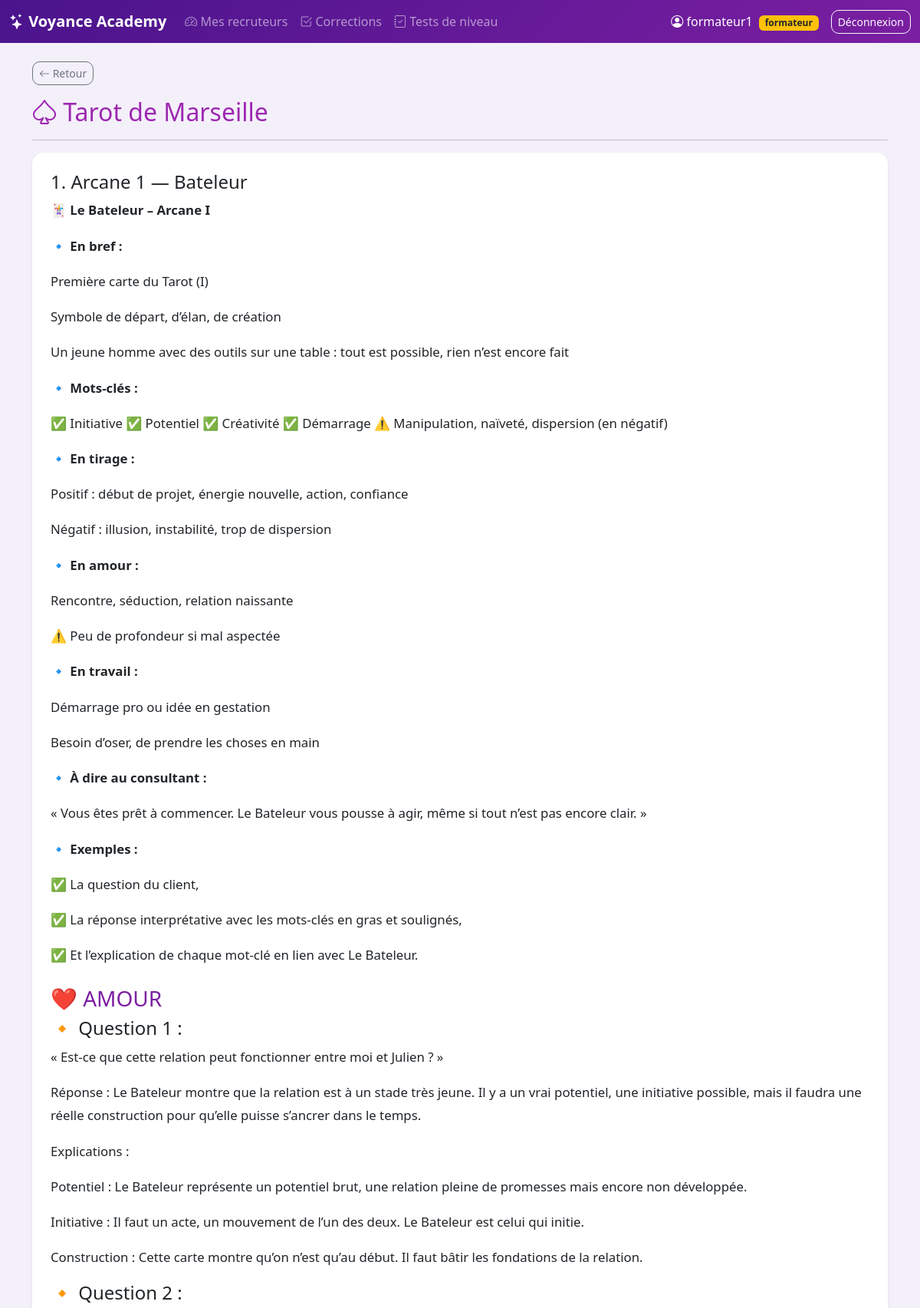
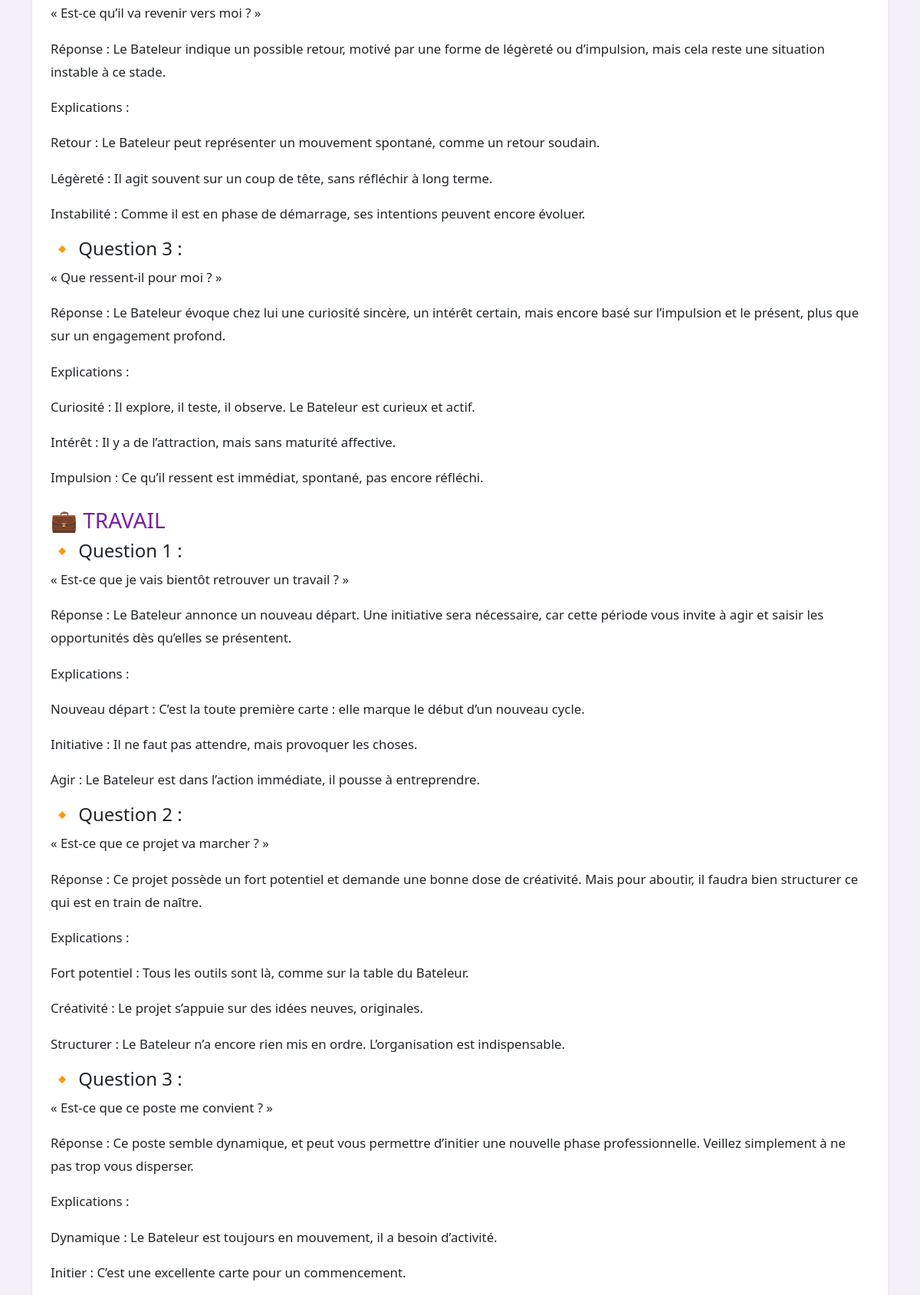
The page /formation/3 (signed in, upper part) on the database its author committed (2 pictures, top to bottom).
### models.py (models this page shows)
class User(UserMixin, db.Model):
    __tablename__ = 'users'
    id = db.Column(db.Integer, primary_key=True)
    username = db.Column(db.String(80), unique=True, nullable=False)
    email = db.Column(db.String(120), unique=True, nullable=False)
    password = db.Column(db.String(200), nullable=False)
    role = db.Column(db.String(20), default='recruteur')
    formateur_id = db.Column(db.Integer, db.ForeignKey('users.id'), nullable=True)
    actif = db.Column(db.Boolean, default=True)
    created_at = db.Column(db.DateTime, default=datetime.utcnow)
    formateur = db.relationship('User', remote_side=[id], backref='recruteurs')
    tentatives = db.relationship('Tentative', backref='user', lazy=True)
    reponses_exercices = db.relationship('ReponseExercice', backref='user', lazy=True)
    cartes_validees = db.relationship('CarteValidee', backref='user', lazy=True,
                                     cascade='all, delete-orphan')

class Theme(db.Model):
    __tablename__ = 'themes'
    id = db.Column(db.Integer, primary_key=True)
    nom = db.Column(db.String(100), unique=True, nullable=False)
    description = db.Column(db.Text)
    icone = db.Column(db.String(50), default='bi-book')
    couleur = db.Column(db.String(20), default='#6f42c1')
    created_at = db.Column(db.DateTime, default=datetime.utcnow)
    formations = db.relationship('Formation', backref='theme', lazy=True,
                                 cascade='all, delete-orphan')
    questions = db.relationship('Question', backref='theme', lazy=True,
                                cascade='all, delete-orphan')
    exercices = db.relationship('Exercice', backref='theme', lazy=True,
                                cascade='all, delete-orphan')

class Formation(db.Model):
    __tablename__ = 'formations'
    id = db.Column(db.Integer, primary_key=True)
    titre = db.Column(db.String(200), nullable=False)
    contenu = db.Column(db.Text, nullable=False)
    image = db.Column(db.String(200))
    definition = db.Column(db.Text)
    ordre = db.Column(db.Integer, default=1)
    theme_id = db.Column(db.Integer, db.ForeignKey('themes.id'), nullable=False)
    created_at = db.Column(db.DateTime, default=datetime.utcnow)

### app.py (the view)
@app.route('/formation/<int:theme_id>')
@login_required
@role_required('recruteur', 'formateur', 'admin')
def voir_formation(theme_id):
    theme = Theme.query.get_or_404(theme_id)
    if theme.nom == 'Tarot de Marseille' and current_user.role == 'recruteur':
        return redirect(url_for('cartes_tarot', theme_id=theme_id))
    formations = Formation.query.filter_by(theme_id=theme_id)\
                                .order_by(Formation.ordre).all()
    return render_template('recruteur/formation.html',
                           theme=theme, formations=formations)

### app.py (called while the page is built)
@login_manager.user_loader
def load_user(user_id):
    return db.session.get(User, int(user_id))

def role_required(*roles):
    def decorator(f):
        @wraps(f)
        def wrapper(*args, **kwargs):
            if not current_user.is_authenticated or current_user.role not in roles:
                flash("Accès refusé.", "danger")
                return redirect(url_for('dashboard'))
            return f(*args, **kwargs)
        return wrapper
    return decorator

### templates/recruteur/formation.html (shortened to what this page needs)
{% extends "base.html" %}
{% block content %}
<a href="{{ url_for('recruteur_dashboard') }}" class="btn btn-sm btn-outline-secondary mb-3">
  <i class="bi bi-arrow-left"></i> Retour
</a>
<h2 style="color: {{ theme.couleur }};">
  <i class="bi {{ theme.icone }}"></i> {{ theme.nom }}
</h2>
<hr>
{% for f in formations %}
<div class="card mb-4 shadow-sm border-0">
  <div class="card-body p-4">
    <h4>{{ f.ordre }}. {{ f.titre }}</h4>
    <div class="formation-content">{{ f.contenu | safe }}</div>
  </div>
</div>
{% else %}
<div class="alert alert-info">Aucune formation disponible pour ce thème.</div>
{% endfor %}
{% endblock %}

### templates/base.html (shortened to what this page needs)
<!DOCTYPE html>
<html lang="fr">
<head>
    <link href="https://cdn.jsdelivr.net/npm/bootstrap@5.3.2/dist/css/bootstrap.min.css" rel="stylesheet">
    <link href="https://cdn.jsdelivr.net/npm/bootstrap-icons@1.11.1/font/bootstrap-icons.css" rel="stylesheet">
    <link href="{{ url_for('static', filename='css/style.css') }}" rel="stylesheet">
</head>
<body>
{% if current_user.is_authenticated %}
<nav class="navbar navbar-expand-lg navbar-dark" style="background: linear-gradient(135deg, #4a148c, #7b1fa2);">
  <div class="container-fluid">
    <a class="navbar-brand" href="{{ url_for('dashboard') }}">
      <i class="bi bi-stars"></i> <strong>Voyance Academy</strong>
    </a>
    <div class="collapse navbar-collapse" id="nav">
      <ul class="navbar-nav me-auto">
        {% if current_user.role == 'admin' %}
          <li class="nav-item"><a class="nav-link" href="{{ url_for('admin_dashboard') }}"><i class="bi bi-speedometer2"></i> Dashboard</a></li>
          <li class="nav-item"><a class="nav-link" href="{{ url_for('admin_users') }}"><i class="bi bi-people"></i> Utilisateurs</a></li>
          <li class="nav-item"><a class="nav-link" href="{{ url_for('admin_themes') }}"><i class="bi bi-tags"></i> Thèmes</a></li>
          <li class="nav-item"><a class="nav-link" href="{{ url_for('admin_formations') }}"><i class="bi bi-journal-text"></i> Formations</a></li>
          <li class="nav-item"><a class="nav-link" href="{{ url_for('admin_exercices') }}"><i class="bi bi-journal-check"></i> Tests de niveau</a></li>
       {% elif current_user.role == 'formateur' %}
  <li class="nav-item">
    <a class="nav-link" href="{{ url_for('formateur_dashboard') }}">
      <i class="bi bi-speedometer2"></i> Mes recruteurs
    </a>
  </li>
  <li class="nav-item">
    <a class="nav-link" href="{{ url_for('formateur_corrections') }}">
      <i class="bi bi-check2-square"></i> Corrections
    </a>
  </li>
  <li class="nav-item">
    <a class="nav-link" href="{{ url_for('admin_exercices') }}">
      <i class="bi bi-journal-check"></i> Tests de niveau
    </a>
  </li>
        {% else %}
          <li class="nav-item"><a class="nav-link" href="{{ url_for('recruteur_dashboard') }}"><i class="bi bi-house"></i> Accueil</a></li>
        {% endif %}
      </ul>
      <span class="navbar-text text-white me-3">
        <i class="bi bi-person-circle"></i> {{ current_user.username }}
        <span class="badge bg-warning text-dark ms-1">{{ current_user.role }}</span>
      </span>
      <a class="btn btn-outline-light btn-sm" href="{{ url_for('logout') }}">Déconnexion</a>
    </div>
  </div>
</nav>
{% endif %}
<div class="container my-4">
    {% block content %}{% endblock %}
</div>
</body>
</html>

### static/css/style.css (style rules this page uses)
body { background: #f4f0fa; font-family: 'Segoe UI', sans-serif; min-height: 100vh; }
.formation-content { line-height: 1.8; font-size: 1.05rem; }
.formation-content h3 { color: #7b1fa2; margin-top: 1.5rem; }
.card { border-radius: 15px; }
.btn { border-radius: 10px; }

### rows shown on the page
User: username "formateur1", role "formateur"
Theme: nom "Tarot de Marseille"
Formation: ordre "1", titre "Arcane 1 — Bateleur", contenu "🃏 Le Bateleur – Arcane I 🔹 En bref : Première carte du Tarot (I) Symbole de départ, d’élan, de création Un jeune homme avec des outils sur une table : tout est possible, rien n’est encore fait 🔹 Mots-clés : ✅ Initiative ✅ Potentiel ✅ Créativité ✅ Démarrage ⚠️ Manipulation, naïveté, dispersion (en négatif) 🔹 En tirage : Positif : début de projet, énergie nouvelle, action, confiance Négatif : illusion, instabilité, trop de dispersion 🔹 En amour : Rencontre, séduction, relation naissante ⚠️ Peu de profondeur si mal aspectée 🔹 En travail : Démarrage pro ou idée en gestation Besoin d’oser, de prendre les choses en main 🔹 À dire au consultant : « Vous êtes prêt à commencer. Le Bateleur vous…"
